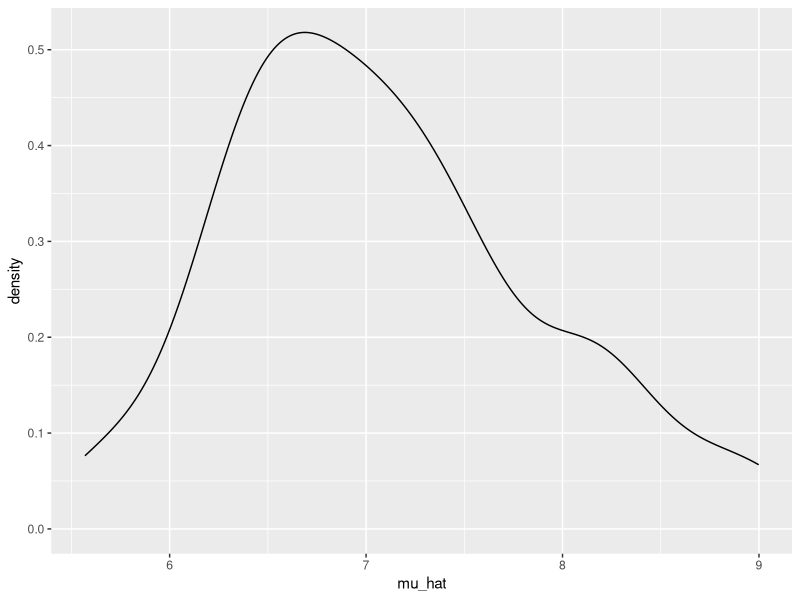
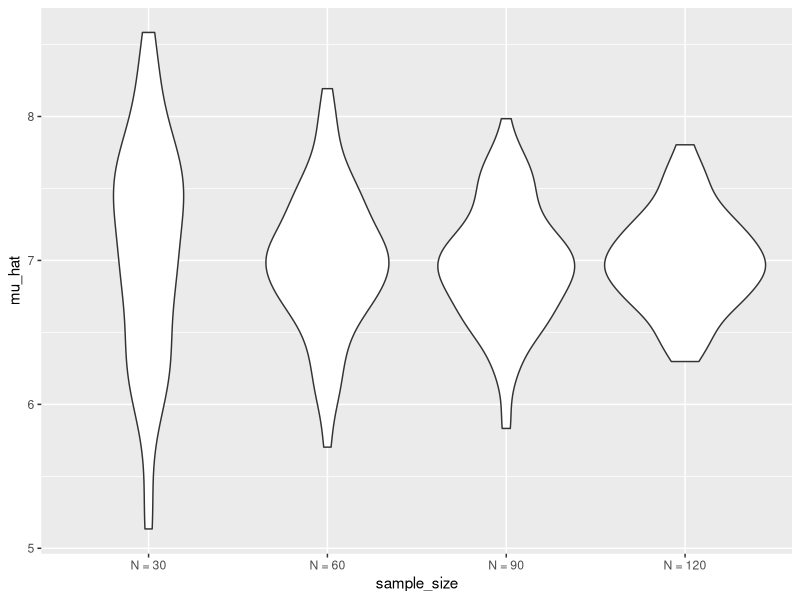
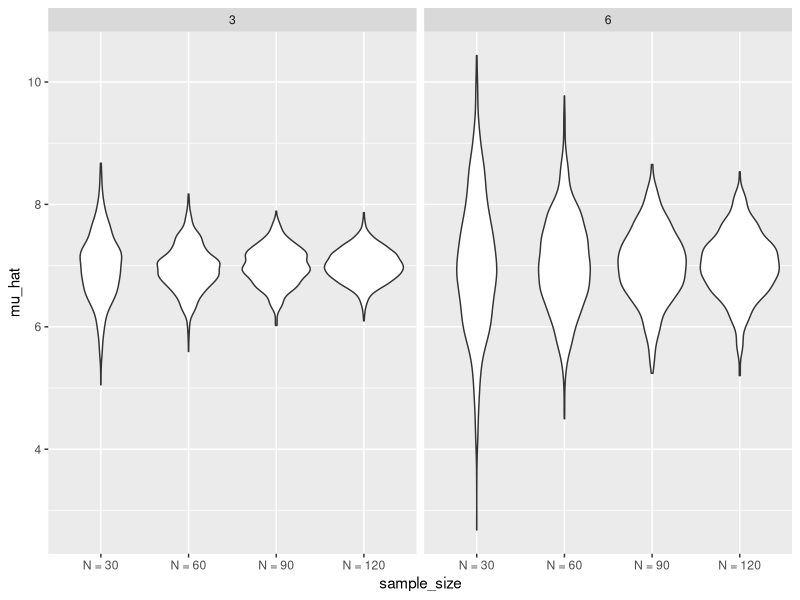

Generate these figures, in order, with R:
## ---- chunk 1
library(tidyverse)
## ---- chunk 2
sim_mean_sd = function(n_obs, mu = 7, sigma = 4) {
   x = rnorm(n = n_obs, mean = mu, sd = sigma)

  tibble(
  mu_hat = mean(x),
  sigma_hat = sd(x)
  )
}
## ---- chunk 3
sim_mean_sd(n_obs = 30)
sim_mean_sd(n_obs = 30)
sim_mean_sd(n_obs = 30)

## ---- chunk 4
output = vector("list", length = 100) # do it 100 times

for (i in 1:100) {
  output[[i]] = sim_mean_sd(n_obs = 30)
}

bind_rows(output) 
## ---- chunk 5
sim_results_df =
expand_grid(
  sample_size = 30,
  iteration = 1:100
) %>% 
  mutate(
    estimate_df = map(sample_size, sim_mean_sd)
  ) %>% 
  unnest(estimate_df)
## ---- chunk 6
sim_results_df %>% 
  ggplot(aes(x = mu_hat)) +
  geom_density()
## ---- chunk 7
sim_results_df =
  expand_grid(
  sample_size = c(30, 60, 90, 120),
  iteration = 1:100
) %>% 
  mutate(
    estimate_df = map(sample_size, sim_mean_sd)
  ) %>% 
  unnest(estimate_df)
## ---- chunk 8
sim_results_df %>% 
  mutate(
    sample_size = str_c("N = ", sample_size),
    sample_size = fct_inorder(sample_size)
  ) %>% 
  ggplot(aes(x = sample_size, y = mu_hat)) +
  geom_violin()
## ---- chunk 9
sim_results_df %>% 
  mutate(
    sample_size = str_c("N = ", sample_size),
    sample_size = fct_inorder(sample_size)
  ) %>% 
  group_by(sample_size) %>% 
  summarise(
    emp_st_err = sd(mu_hat)
  )
## ---- chunk 10
sim_results_df =
  expand_grid(
  sample_size = c(30, 60, 90, 120),
  true_sigma = c(6, 3),
  iteration = 1:1000
) %>% 
  mutate(
    estimate_df = map2(.x = sample_size, .y = true_sigma, ~sim_mean_sd(n_obs = .x, sigma = .y)) 
  ) %>% 
  unnest(estimate_df)
## ---- chunk 11
sim_results_df %>% 
  mutate(
    sample_size = str_c("N = ", sample_size),
    sample_size = fct_inorder(sample_size)
  ) %>% 
  ggplot(aes(x = sample_size, y = mu_hat)) +
  geom_violin() +
  facet_grid(.~ true_sigma)
